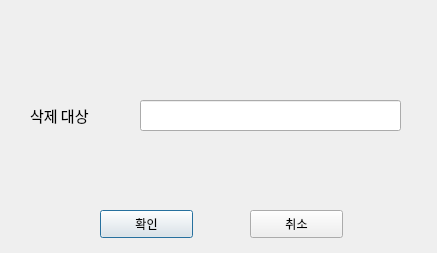
<?xml version="1.0" encoding="UTF-8"?>
<ui version="4.0">
 <class>Dialog</class>
 <widget class="QDialog" name="Dialog">
  <property name="geometry">
   <rect>
    <x>0</x>
    <y>0</y>
    <width>437</width>
    <height>253</height>
   </rect>
  </property>
  <property name="windowTitle">
   <string>Dialog</string>
  </property>
  <widget class="QLabel" name="label">
   <property name="geometry">
    <rect>
     <x>30</x>
     <y>100</y>
     <width>91</width>
     <height>31</height>
    </rect>
   </property>
   <property name="font">
    <font>
     <family>Agency FB</family>
     <pointsize>11</pointsize>
     <weight>50</weight>
     <bold>false</bold>
    </font>
   </property>
   <property name="text">
    <string>삭제 대상</string>
   </property>
  </widget>
  <widget class="QLineEdit" name="lineEdit">
   <property name="geometry">
    <rect>
     <x>140</x>
     <y>100</y>
     <width>261</width>
     <height>31</height>
    </rect>
   </property>
   <property name="text">
    <string/>
   </property>
  </widget>
  <widget class="QPushButton" name="pushButton">
   <property name="geometry">
    <rect>
     <x>100</x>
     <y>210</y>
     <width>93</width>
     <height>28</height>
    </rect>
   </property>
   <property name="text">
    <string>확인</string>
   </property>
  </widget>
  <widget class="QPushButton" name="pushButton_2">
   <property name="geometry">
    <rect>
     <x>250</x>
     <y>210</y>
     <width>93</width>
     <height>28</height>
    </rect>
   </property>
   <property name="text">
    <string>취소</string>
   </property>
  </widget>
 </widget>
 <resources/>
 <connections/>
</ui>
